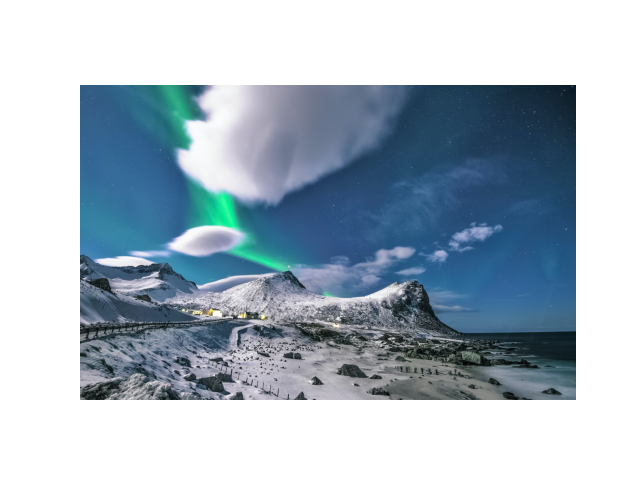
#> input picture Assignment 2/2020BTEIT00012/Compressed_img.png, 640 x 480 px, found by its file name
$ python Huffman_encoding.py
#> lines starting #> are read from the running program, lines starting #| are printed output that depends on the picture
from PIL import Image


# A Huffman Tree Node
class node:
    def __init__(self, freq, symbol, left=None, right=None):
        # frequency of symbol
        self.freq = freq

        # symbol name (charecter)
        self.symbol = symbol

        # node left of current node
        self.left = left

        # node right of current node
        self.right = right

        # tree direction (0/1)
        self.huff = ''

class pixel_node:
    #Define node construction method
    def __init__(self,right=None,left=None, parent=None, weight=0, code=None):
        self.left = left
        self.right = right
        self.parent = parent
        self.weight = weight #weight
        self.code = code #Node value


def printNodes(node, val=''):
    # huffman code for current node
    newVal = val + str(node.huff)

    # if node is not an edge node and then traverse inside it
    if(node.left):
        printNodes(node.left, newVal)
    if(node.right):
        printNodes(node.right, newVal)

        # if node is edge node then display its huffman code
    if(not node.left and not node.right):
        print(f"{node.symbol} -> {newVal}")


# characters for huffman tree
chars = ['a', 'b', 'c', 'd', 'e', 'f']

# frequency of characters
freq = [ 5, 9, 12, 13, 16, 45]

# list containing unused nodes
nodes = []

# converting characters and frequencies into huffman tree nodes
for x in range(len(chars)):
    nodes.append(node(freq[x], chars[x]))

while len(nodes) > 1:
    # sort all the nodes in ascending order based on their frequency
    nodes = sorted(nodes, key=lambda x: x.freq)

    # pick 2 smallest nodes
    left = nodes[0]
    right = nodes[1]

    # assign directional value to these nodes
    left.huff = 0
    right.huff = 1

    # combine the 2 smallest nodes to create new node as their parent
    newNode = node(left.freq+right.freq, left.symbol+right.symbol, left, right)

    # remove the 2 nodes and add their parent as new node among others
    nodes.remove(left)
    nodes.remove(right)
    nodes.append(newNode)

printNodes(nodes[0])

def pixel_frequency(pxl_lst):
    pxl_freq = {}
    for i in pxl_lst:
        if i not in pxl_freq.keys():
            pxl_freq[i] = 1
        else:
            pxl_freq[i] += 1
    return pxl_freq

def construct_node(pixel):
    node_lst = []
    for i in range(len(pixel)):
        node_lst.append(pixel_node(weight = pixel[i][1], code=str(pixel[i][0])))
    return node_lst

def construct_tree(node_lst):
    node_lst = sorted(node_lst ,key=lambda pixel_node:pixel_node.weight)
    while(len(node_lst) != 1):
        #0 is left, 1 is right
        node0, node1 = node_lst[0], node_lst[1]
        merge_node = pixel_node(left=node0, right=node1, weight=node0.weight + node1.weight)
        node0.parent = merge_node
        node1.parent = merge_node
        node_lst.remove(node0)
        node_lst.remove(node1)
        node_lst.append(merge_node)
        node_lst = sorted(node_lst ,key=lambda pixel_node:pixel_node.weight)
    return node_lst

def huffman_encoding(img):
    width = img.size[0]
    height = img.size[1]
    im = img.load()
    pixel_lst = []
    for i in range(width):
        for j in range(height):
            pixel_lst.append(im[i, j])

    pixel_freq = pixel_frequency(pixel_lst)
    pixel_freq = sorted(pixel_freq.items(), key=lambda item:item[1])
    node_lst = construct_node(pixel_freq)
    huff_tree_head = construct_tree(node_lst)[0]
    encoding_table = {}

    for x in node_lst:
        curr_node = x
        encoding_table.setdefault(x.code, "")
        while(curr_node != huff_tree_head):
            if curr_node.parent.left == curr_node:
                encoding_table[x.code] = "1" + encoding_table[x.code]
            else:
                encoding_table[x.code] = "0" + encoding_table[x.code]
            curr_node = curr_node.parent

    for key in encoding_table.keys():
        print("Source Pixel: " + key + "\nCode Strength after encoding:" + encoding_table[key])
    print("Encoding Table: ", encoding_table)

def decoding(w, h, encoding_table, coding_res):
    code_read_now = ''  # The currently read code
    new_pixel =[]
    i = 0
    while (i != coding_res.__len__()):
                 #Read one later each time
        code_read_now = code_read_now + coding_res[i]
        for key in encoding_table.keys():
                         #If the currently read code exists in the code table
            if code_read_now == encoding_table[key]:
                new_pixel. append(key)
                code_read_now = ' '
                break
        i +=1
         #Construct a new image
    decode_image = Image.new( 'L' ,(w,h))
    k = 0
         #
    for i in range(w):
        for j in range(h):
            decode_image.putpixel((i,j),(int(new_pixel[k])))
        k+=1
    decode_image.save('decode.bmp')
    print("Decoding has been completed: the picture is stored as decode.bmp")


img = Image.open('compressed_img.png')
#> img is the input picture: PIL image 640x480 RGBA; mean R, G, B, A 167.7, 182.4, 194.3, 255
g_img = img.convert('L')
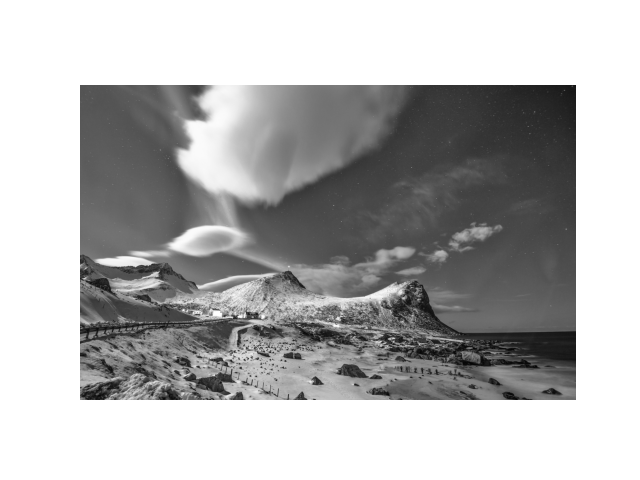
#> g_img: PIL image 640x480 L; min 4, max 255, mean 179.3
huffman_encoding(g_img)
#> after the loop in huffman_encoding, `for i in range(width):`: pixel_lst = 307200 items
#> after the loop in pixel_frequency, `for i in pxl_lst:`: pxl_freq = 252 items
#> in huffman_encoding, `pixel_freq = sorted(pixel_freq.items(), key=lambda item:item[1])`: pixel_freq = 252 pairs, first value 4 to 255, second value 1 to 150962
#> the loop in construct_node, `for i in range(len(pixel)):` made 252 passes
#> after the loop in construct_node, `for i in range(len(pixel)):`: node_lst = 252 items
#> the loop in construct_tree, `while(len(node_lst) != 1):` made 251 passes
#> after the loop in construct_tree, `while(len(node_lst) != 1):`: node_lst = 1 item
#> after the loop in huffman_encoding, `for x in node_lst:`: encoding_table = 252 items
#> the loop in huffman_encoding, `for key in encoding_table.keys():` made 252 passes
#> key on passes 1 to 3: '4', '252', '6'
#> (printed output is left out)
print("ended")

$ run again, with Assignment 2/2020BTEIT00012/image.jpg saved as Assignment 2/2020BTEIT00012/Compressed_img.png
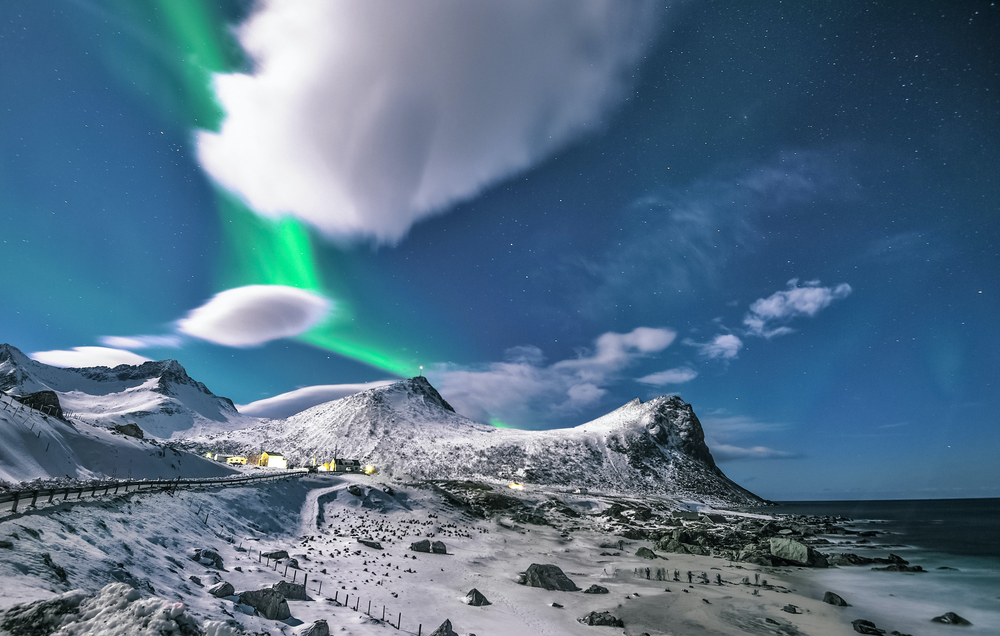
#> input picture Assignment 2/2020BTEIT00012/image.jpg, 1000 x 636 px, shrunk from 3546 x 2255 before the run, found by its file name
#> img is the input picture: PIL image 1000x636 RGB; mean R, G, B 83.8, 112.7, 136.1
#> `g_img = img.convert('L')`:
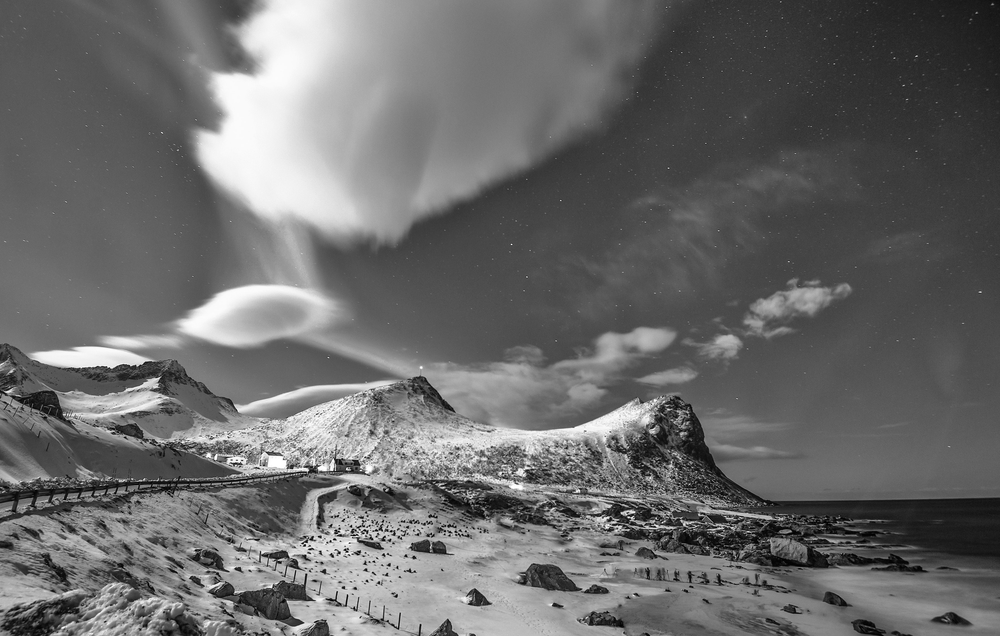
#> g_img: PIL image 1000x636 L; min 0, max 255, mean 106.7
#> after the loop in huffman_encoding, `for i in range(width):`: pixel_lst = 636000 items
#> the loop in pixel_frequency, `for i in pxl_lst:` made 636000 passes
#> i on passes 1 to 3: 82, 82, 84
#> after the loop in pixel_frequency, `for i in pxl_lst:`: pxl_freq = 256 items
#> in huffman_encoding, `pixel_freq = sorted(pixel_freq.items(), key=lambda item:item[1])`: pixel_freq = 256 pairs, first value 0 to 255, second value 36 to 8154
#> the loop in construct_node, `for i in range(len(pixel)):` made 256 passes
#> after the loop in construct_node, `for i in range(len(pixel)):`: node_lst = 256 items
#> the loop in construct_tree, `while(len(node_lst) != 1):` made 255 passes
#> after the loop in construct_tree, `while(len(node_lst) != 1):`: node_lst = 1 item
#> after the loop in huffman_encoding, `for x in node_lst:`: encoding_table = 256 items
#> the loop in huffman_encoding, `for key in encoding_table.keys():` made 256 passes
#> key on passes 1 to 3: '1', '253', '252'
#> (printed output is left out)
